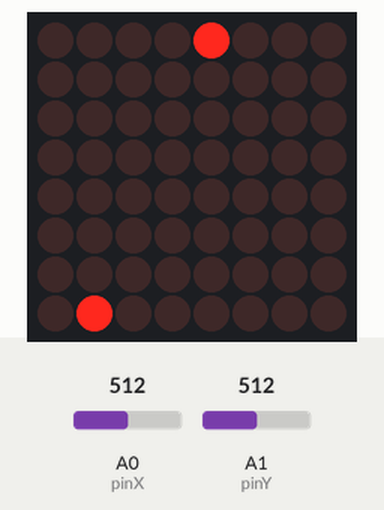
Simulated run of this sketch. Board: Arduino Uno, built with avr-gcc and run on an emulated ATmega328P. Shown: 8×8 LED matrix. The inputs (shaded band) are chosen by the test bench; at power-on: A0 (pinX) = 512, A1 (pinY) = 512. Random numbers use the default seed unless the sketch sets one.

Above: at 1.25 s.
1.3 s: A0 (pinX) set to 889
3.1 s: A0 (pinX) set to 914
At 3.15 s:
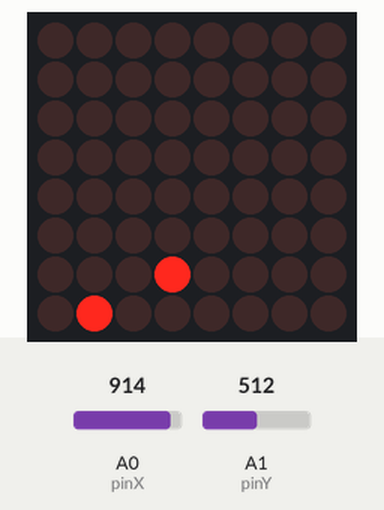
4.9 s: A1 (pinY) set to 886
7.9 s: A1 (pinY) set to 912
At 7.95 s:
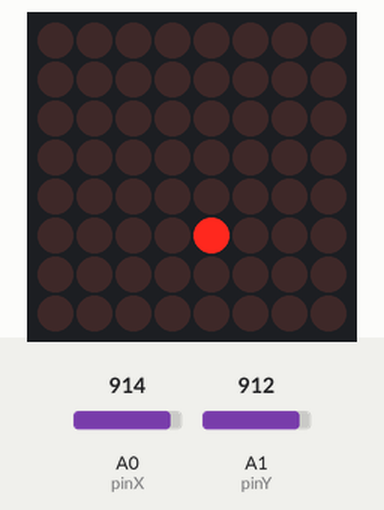
10.3 s: A0 (pinX) set to 900
At 11.55 s:
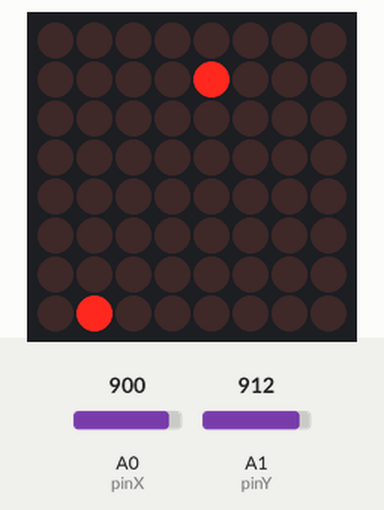
13.3 s: A1 (pinY) set to 900
At 14.55 s:
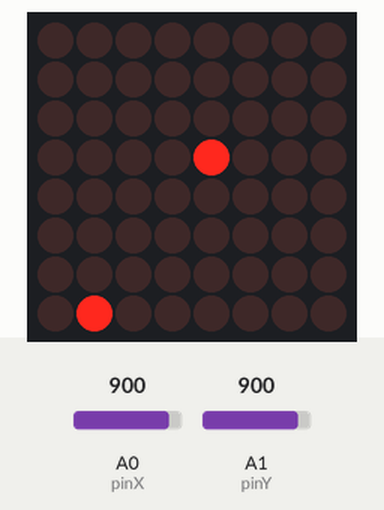

The sketch:

Homework6.ino
```cpp
#include <LedControl.h>

const byte dinPin = 12;
const byte clockPin = 11;
const byte loadPin = 10;
const byte matrixSize = 8;
LedControl lc = LedControl(dinPin, clockPin, loadPin, 1);
byte matrixBrightness = 1;

const int pinX = A0;
const int pinY = A1;

int initialSnakeSize = 1;
int snakeSize = 1;
int snakeX[64];
int snakeY[64];

enum Direction {
  UP,
  DOWN,
  LEFT,
  RIGHT
};

Direction snakeDirection = DOWN;

int foodX;
int foodY;

unsigned long previousMillis = 0;
const long interval = 100;


void setup() {
  lc.shutdown(0, false);
  lc.setIntensity(0, matrixBrightness);
  lc.clearDisplay(0);

  // Initialize snake position
  snakeX[0] = matrixSize / 2;
  snakeY[0] = matrixSize / 2;

  // Place initial food
  spawnFood();
}

void loop() {
  // Read joystick input
  readJoystick();

  // Update snake position at regular intervals
  unsigned long currentMillis = millis();
  if (currentMillis - previousMillis >= interval) {
    previousMillis = currentMillis;

    // Update snake position
    updateSnake();

    // Check for collisions
    if (checkCollision()) {
      // Game over

      endOfGame();
      snakeSize = initialSnakeSize;
      return;
    }

    // check for food
    if (snakeX[0] == foodX && snakeY[0] == foodY) {
      snakeSize++;
      spawnFood();
    }

    displaySnake();
    displayFood();
  }
}

void readJoystick() {
  int xValue = analogRead(pinX);
  int yValue = analogRead(pinY);

  if (xValue < 100) {
    snakeDirection = LEFT;
  } else if (xValue > 900) {
    snakeDirection = RIGHT;
  }

  if (yValue < 100) {
    snakeDirection = UP;
  } else if (yValue > 900) {
    snakeDirection = DOWN;
  }
}

void updateSnake() {
  // Move the snake body
  for (int i = snakeSize - 1; i > 0; i--) {
    snakeX[i] = snakeX[i - 1];
    snakeY[i] = snakeY[i - 1];
  }

  // Move the snake head
  switch (snakeDirection) {
    case RIGHT:
      snakeY[0]--;
      break;
    case LEFT:
      snakeY[0]++;
      break;
    case UP:
      snakeX[0]++;
      break;
    case DOWN:
      snakeX[0]--;
      break;
  }

  // Wrap around the edges
  snakeX[0] = (snakeX[0] + matrixSize) % matrixSize;
  snakeY[0] = (snakeY[0] + matrixSize) % matrixSize;
}

void displaySnake() {

  lc.clearDisplay(0);

  // Display the snake
  for (int i = 0; i < snakeSize; i++) {
    lc.setLed(0, snakeX[i], snakeY[i], true);
  }
}

const long flickerInterval = 200;
bool foodFlickerState = false;

void displayFood() {
  flickerFood();

  if (!foodFlickerState) {
    lc.setLed(0, foodX, foodY, true);
  }
}

void flickerFood() {
  // Flicker the food at a slower rate
  unsigned long currentMillis = millis();
  static unsigned long foodFlickerPreviousMillis = 0;

  if (currentMillis - foodFlickerPreviousMillis >= flickerInterval) {
    foodFlickerPreviousMillis = currentMillis;

    foodFlickerState = !foodFlickerState;
  }
}

void spawnFood() {
  // Generate random food position
  foodX = random(matrixSize);
  foodY = random(matrixSize);

  // Ensure the food doesn't overlap with the snake
  for (int i = 0; i < snakeSize; i++) {
    if (foodX == snakeX[i] && foodY == snakeY[i]) {
      // If overlap, recursively call spawnFood to try again
      spawnFood();
      return;
    }
  }
}

bool checkCollision() {
  for (int i = 1; i < snakeSize; i++) {
    if (snakeX[0] == snakeX[i] && snakeY[0] == snakeY[i]) {
      // Reset snake size to initial size
      return true;
    }
  }
  return false;
}

void endOfGame() {
  for(int flash = 0; flash < 3; flash++){

    lc.clearDisplay(0);
    delay(1000);
    // Display the snake body
      for (int i = 1; i < snakeSize; i++) {
        lc.setLed(0, snakeX[i], snakeY[i], true);
    }
    delay(1000);
  }

    lc.clearDisplay(0);
    setup(); // Restart the game
}
```

Measured:
- the behaviour switches between 900 and 901 on A0 (pinX) (found by bisection; images 0 and 1)
- the behaviour switches between 900 and 901 on A1 (pinY) (found by bisection; images 1 and 2)
